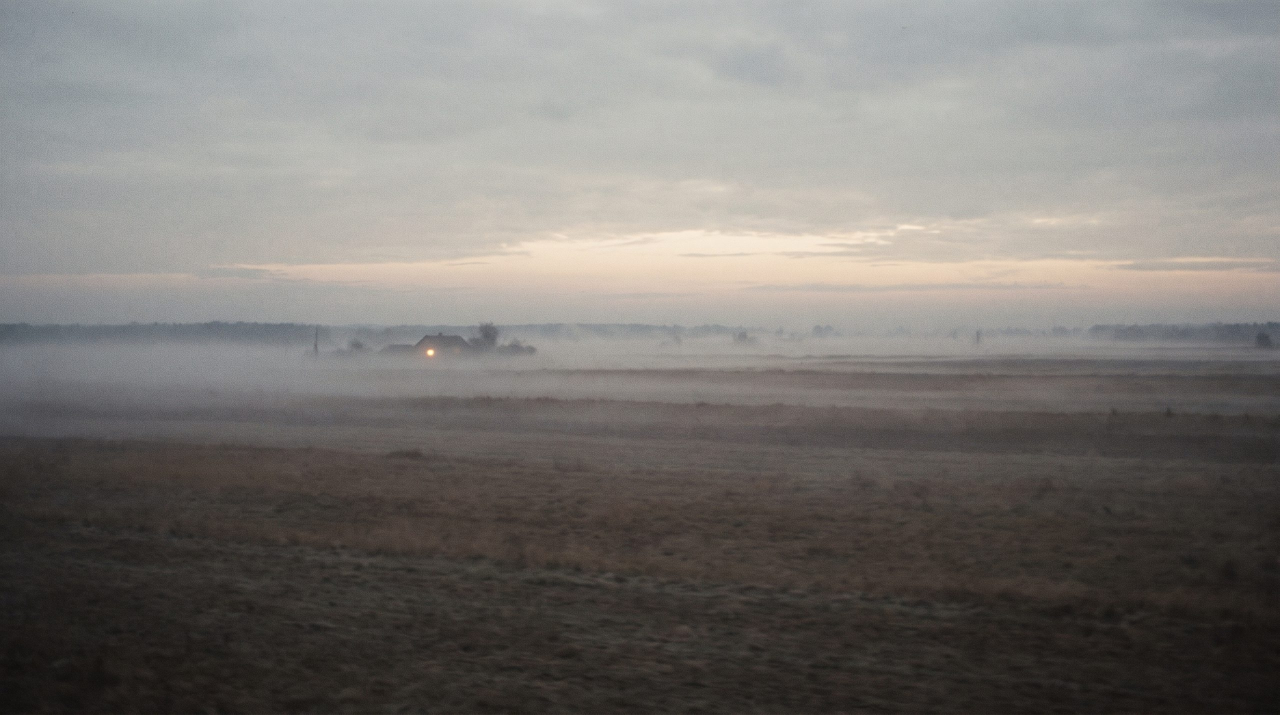
#> input picture assets/plates/hi/s01_fog1981.jpg, 2560 x 1429 px (shown at 1/2 size)
$ python -i render.py   (imports and definitions only)
#> lines starting #> are read from the running program, lines starting #| are printed output that depends on the picture
"""Render the film: camera moves, per-chapter grade, 35mm look, titles, sound.

Inputs (see assets/plates/manifest.json and scripts/fetch_assets.py):
  assets/plates/<shot>.png   generated stills
  assets/clips/<shot>.mp4    generated moving plates (optional per shot)
  assets/photos/<name>.jpg   real family photos - override the shot that names them
  assets/audio/mix.flac      final sound mix (scripts/mix_audio.py)

Usage:
  python3 scripts/render.py                       # full film -> build/film.mp4
  python3 scripts/render.py --stills 3 24.5 ...   # single finished frames (film seconds)
  python3 scripts/render.py --range 20 26         # only part of the film
"""
import argparse
import glob
import json
import math
import multiprocessing as mp
import os
import subprocess
import sys

import numpy as np
from PIL import Image, ImageChops, ImageDraw, ImageFilter, ImageFont, ImageOps

sys.path.insert(0, os.path.dirname(__file__))
import timeline as TL  # noqa: E402

ROOT = os.path.dirname(os.path.dirname(os.path.abspath(__file__)))
A = lambda *p: os.path.join(ROOT, "assets", *p)  # noqa: E731
W, H, FPS = TL.WIDTH, TL.HEIGHT, TL.FPS

# --------------------------------------------------------------------------
# Looks. exposure, lift (faded blacks), gamma, contrast, saturation,
# shadow / highlight tint (added RGB), blue_desat (0..1, calms saturated blues)
# --------------------------------------------------------------------------
GRADES = {
    # 1981: cold, dark, fog - only the horizon carries a little warmth
    "dawn": dict(exposure=0.80, lift=0.030, gamma=1.12, contrast=1.06, sat=0.55,
                 shadow=(-0.010, 0.000, 0.022), highlight=(0.030, 0.012, -0.012)),
    "dawn_warm": dict(exposure=0.86, lift=0.032, gamma=1.08, contrast=1.04, sat=0.62,
                      shadow=(-0.006, 0.002, 0.018), highlight=(0.050, 0.022, -0.020)),
    # the years: earthy, faded print
    "memory": dict(exposure=0.96, lift=0.045, gamma=1.02, contrast=0.96, sat=0.64,
                   shadow=(0.018, 0.010, -0.004), highlight=(0.035, 0.016, -0.022)),
    # 2008: noticeably warmer, softer
    "warm": dict(exposure=1.00, lift=0.034, gamma=0.98, contrast=0.98, sat=0.80,
                 shadow=(0.022, 0.008, -0.010), highlight=(0.055, 0.022, -0.035)),
    "warm_soft": dict(exposure=1.02, lift=0.038, gamma=0.97, contrast=0.98, sat=0.70,
                      shadow=(0.026, 0.012, -0.010), highlight=(0.075, 0.035, -0.045)),
    # 2026: bright and golden
    "golden": dict(exposure=1.06, lift=0.040, gamma=0.95, contrast=0.97, sat=0.90,
                   shadow=(0.030, 0.016, -0.008), highlight=(0.055, 0.030, -0.030)),
    "golden_close": dict(exposure=1.04, lift=0.036, gamma=0.97, contrast=1.00, sat=0.72,
                         shadow=(0.020, 0.010, 0.000), highlight=(0.050, 0.026, -0.030),
                         blue_desat=0.85),
    "hope": dict(exposure=1.03, lift=0.038, gamma=0.96, contrast=1.00, sat=0.85,
                 shadow=(0.000, 0.008, 0.020), highlight=(0.050, 0.028, -0.025)),
}

TEXT_COLOR = (246, 237, 221)
LUMA = np.array([0.2126, 0.7152, 0.0722], np.float32)
GRAIN = 0.024          # grain strength (fraction of full scale, in the midtones)
VIGNETTE = 0.42
HALATION = (0.20, 0.075, 0.03)


# --------------------------------------------------------------------------
# helpers
# --------------------------------------------------------------------------
def smooth(u):
    u = min(1.0, max(0.0, u))
    return u * u * (3 - 2 * u)


def lerp(a, b, u):
    return a + (b - a) * u


def find(pattern):
    hits = sorted(glob.glob(pattern))
    return hits[0] if hits else None


# [59 lines left out: functions scale_img, grade_fn, grade_lut, load_photo, read_clip, not called in this run]


# --------------------------------------------------------------------------
# shots
# --------------------------------------------------------------------------
class Shot:
    # [77 lines left out: functions __init__, alpha, source_image, render, light_image, not called in this run]


# --------------------------------------------------------------------------
# film look
# --------------------------------------------------------------------------
class Look:
    def __init__(self, seed=11):
        rng = np.random.default_rng(seed)
        yy, xx = np.mgrid[0:H, 0:W].astype(np.float32)
        r = np.sqrt(((xx - W / 2) / (W / 2)) ** 2 + ((yy - H / 2) / (H / 2)) ** 2) / math.sqrt(2)
        v = 1 - VIGNETTE * np.clip(r, 0, 1) ** 2.4
        self.vignette = Image.fromarray((v * 255 + 0.5).astype(np.uint8)).convert("RGB")
        # grain bank: half-res noise upsampled -> organic ~2px grain (unit variance)
        self.grain = []
        for _ in range(24):
            n = rng.standard_normal((H // 2, W // 2)).astype(np.float32)
            im = Image.fromarray(np.clip(n * 40 + 128, 0, 255).astype(np.uint8)).resize((W, H), Image.BICUBIC)
            self.grain.append(((np.asarray(im, np.float32) - 128) / 40).astype(np.float16))
        self.chroma = []
        for _ in range(6):
            n = rng.standard_normal((H // 4, W // 4, 3)).astype(np.float32) * (GRAIN * 0.25 * 255)
            im = Image.fromarray(np.clip(n * 4 + 128, 0, 255).astype(np.uint8)).resize((W, H), Image.BICUBIC)
            self.chroma.append(((np.asarray(im, np.int16) - 128) // 4).astype(np.int16))
        lv = np.arange(256, dtype=np.float32) / 255
        self.grain_amp = (GRAIN * 255 * (0.35 + 0.65 * 4 * lv * (1 - lv))).astype(np.float32)

    @staticmethod
    def halation(img):
        """Red-orange halation + gentle bloom around highlights (computed at 1/8 size)."""
        small = img.resize((W // 8, H // 8), Image.BILINEAR)
        s = np.asarray(small, np.float32) / 255
        hi = np.clip((s @ LUMA - 0.68) / 0.32, 0, 1)
        g = np.asarray(Image.fromarray((hi * 255).astype(np.uint8)).filter(ImageFilter.GaussianBlur(6)),
                       np.float32)[..., None] / 255
        bloom = np.asarray(small.filter(ImageFilter.GaussianBlur(10)), np.float32) / 255
        glow = g * np.array(HALATION, np.float32) + 0.07 * bloom * np.clip(g, 0.2, 1)
        glow = Image.fromarray((np.clip(glow, 0, 1) * 255).astype(np.uint8)).resize((W, H), Image.BILINEAR)
        return ImageChops.add(img, glow)

    # [25 lines left out: functions finish, text_mask, not called in this run]


class Title:
    # [45 lines left out: functions __init__, opacity, draw, build_titles, title_dim, not called in this run]


# --------------------------------------------------------------------------
# frame assembly
# --------------------------------------------------------------------------
STATE = {}


# [92 lines left out: functions init_state, weave_at, render_frame, render_film, main, not called in this run]


# [2 lines not run here, left out]

>>> import cv2
>>> picture = cv2.imread('../assets/plates/hi/s01_fog1981.jpg', cv2.IMREAD_GRAYSCALE)
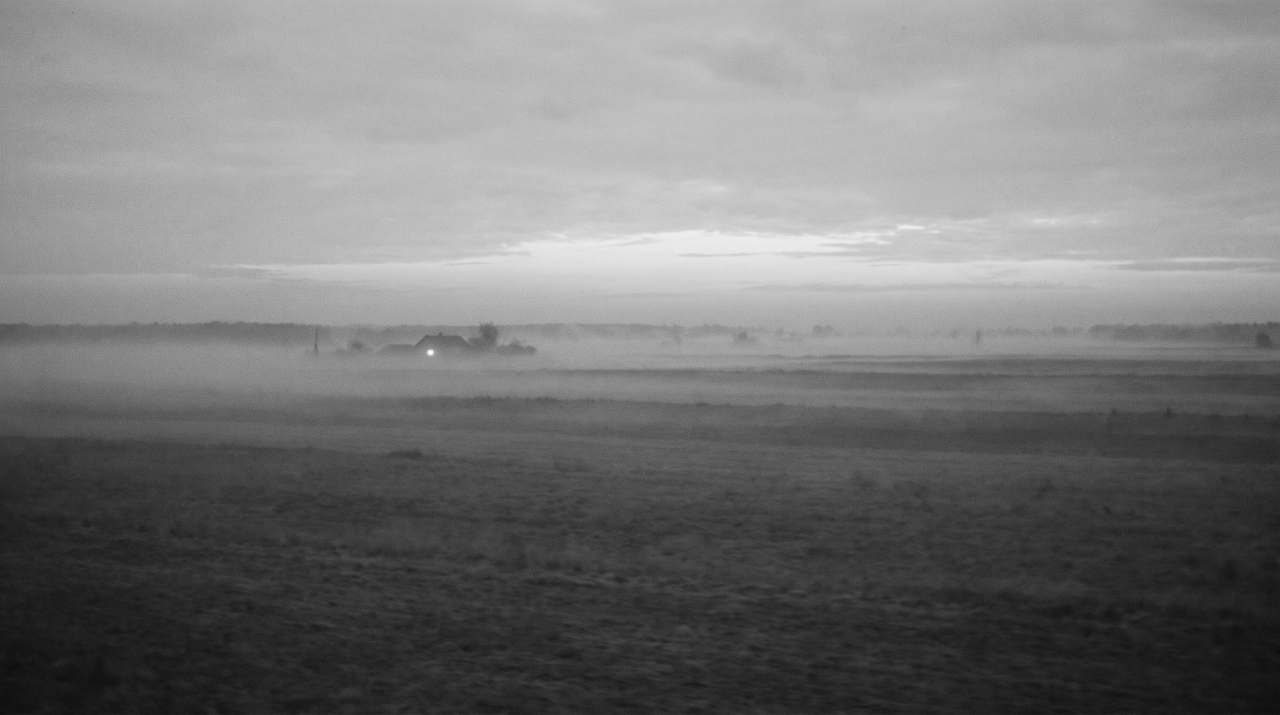
#> picture: shape (1429, 2560) (shown at 1/2 size); min 10, max 252, mean 118.6
>>> result = Look().halation(picture)
#> in __init__, `self.vignette = Image.fromarray((v * 255 + 0.5).astype(np.uint8)).conv..`:
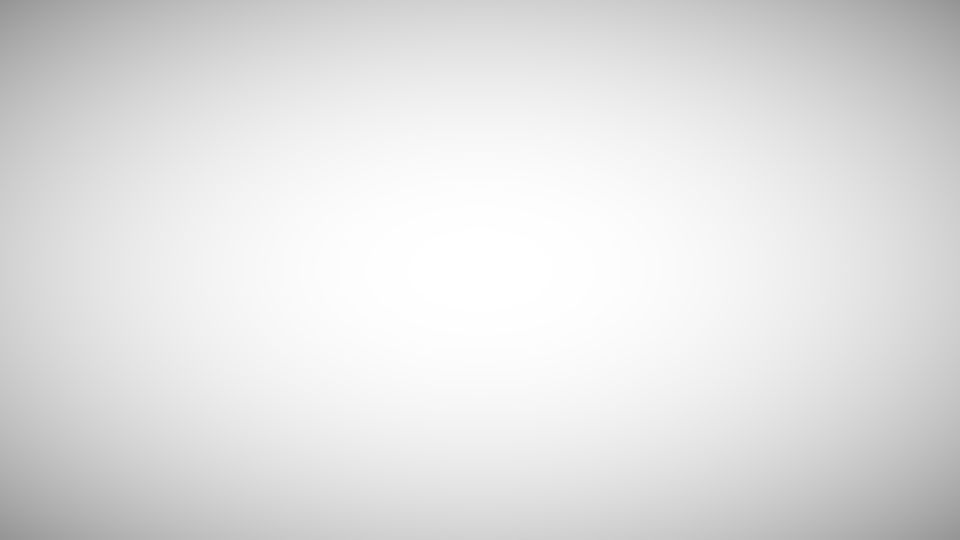
#> self.vignette: PIL image 1920x1080 RGB (shown at 1/2 size); min 148, max 255, mean 224.9
#> the loop in __init__, `for _ in range(24):` made 24 passes
#> pass 1, in __init__, `im = Image.fromarray(np.clip(n * 40 + 128, 0, 255).astype(np.uint8)).r..`:
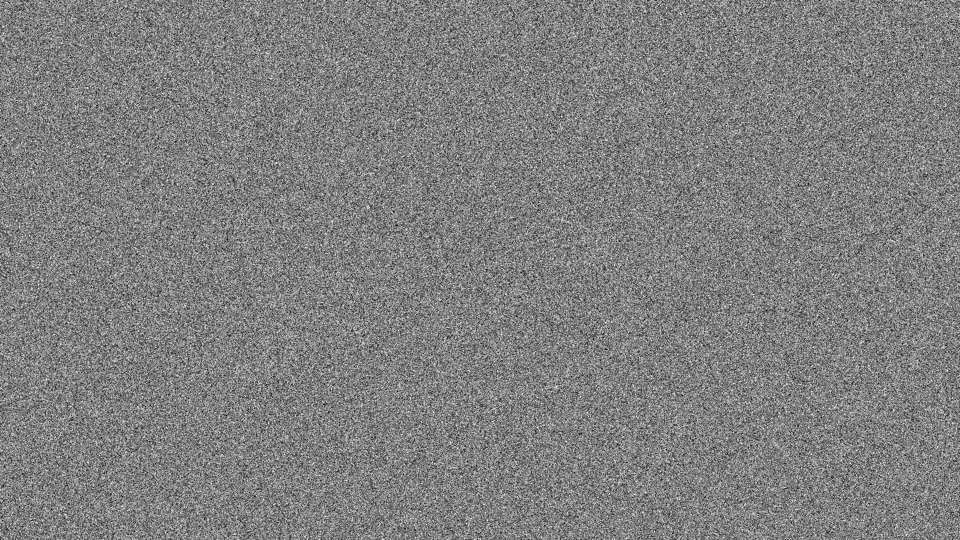
#> im: PIL image 1920x1080 L (shown at 1/2 size); min 0, max 255, mean 127.5
#> pass 3, in __init__, `im = Image.fromarray(np.clip(n * 40 + 128, 0, 255).astype(np.uint8)).r..`:
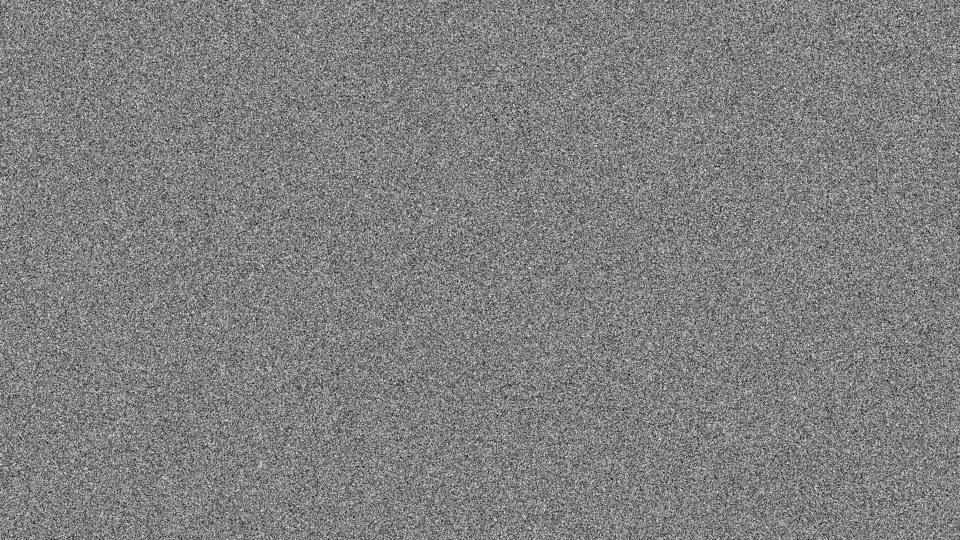
#> im: PIL image 1920x1080 L (shown at 1/2 size); min 0, max 255, mean 127.6
#> after the loop in __init__, `for _ in range(24):`: self.grain = 24 items
#> the loop in __init__, `for _ in range(6):` made 6 passes
#> pass 1, in __init__, `n = rng.standard_normal((H // 4, W // 4, 3)).astype(np.float32) * (GRA..`:
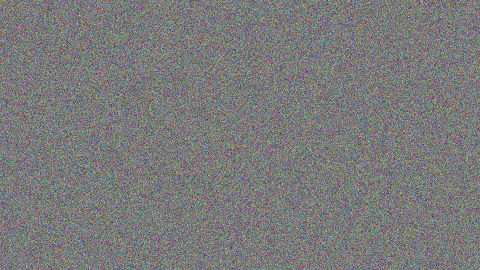
#> n: shape (270, 480, 3) float32; mean of channels 0, 1, 2 0.000456, -0.000585, 0.00723; drawn with min black and max white
#> pass 1, in __init__, `im = Image.fromarray(np.clip(n * 4 + 128, 0, 255).astype(np.uint8)).re..`:
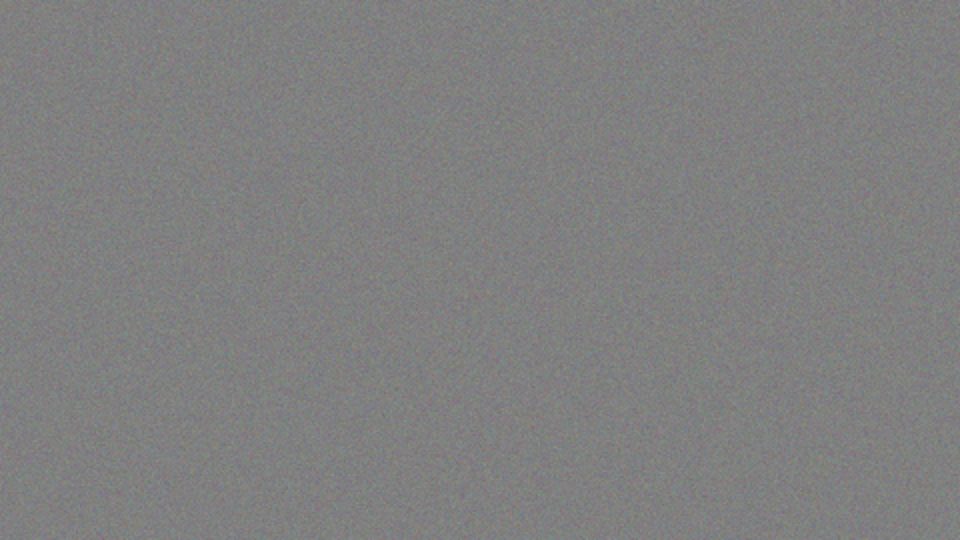
#> im: PIL image 1920x1080 RGB (shown at 1/2 size); mean R, G, B 127.5, 127.5, 127.5
#> pass 2, in __init__, `n = rng.standard_normal((H // 4, W // 4, 3)).astype(np.float32) * (GRA..`:
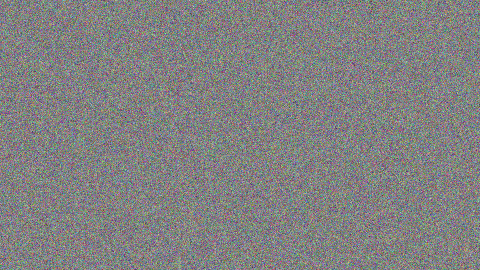
#> n: shape (270, 480, 3) float32; mean of channels 0, 1, 2 0.00193, -0.00481, -0.00241; drawn with min black and max white
#> after the loop in __init__, `for _ in range(6):`: self.chroma = 6 items
#> in __init__, `lv = np.arange(256, dtype=np.float32) / 255`: lv = 256 values from 0 to 1
#> in __init__, `self.grain_amp = (GRAIN * 255 * (0.35 + 0.65 * 4 * lv * (1 - lv))).ast..`: self.grain_amp = 256 values, max 6.12 at index 127, min 2.14 at index 0, mean 4.78
#> (the run stopped early here; a loop or call above may not have finished)
